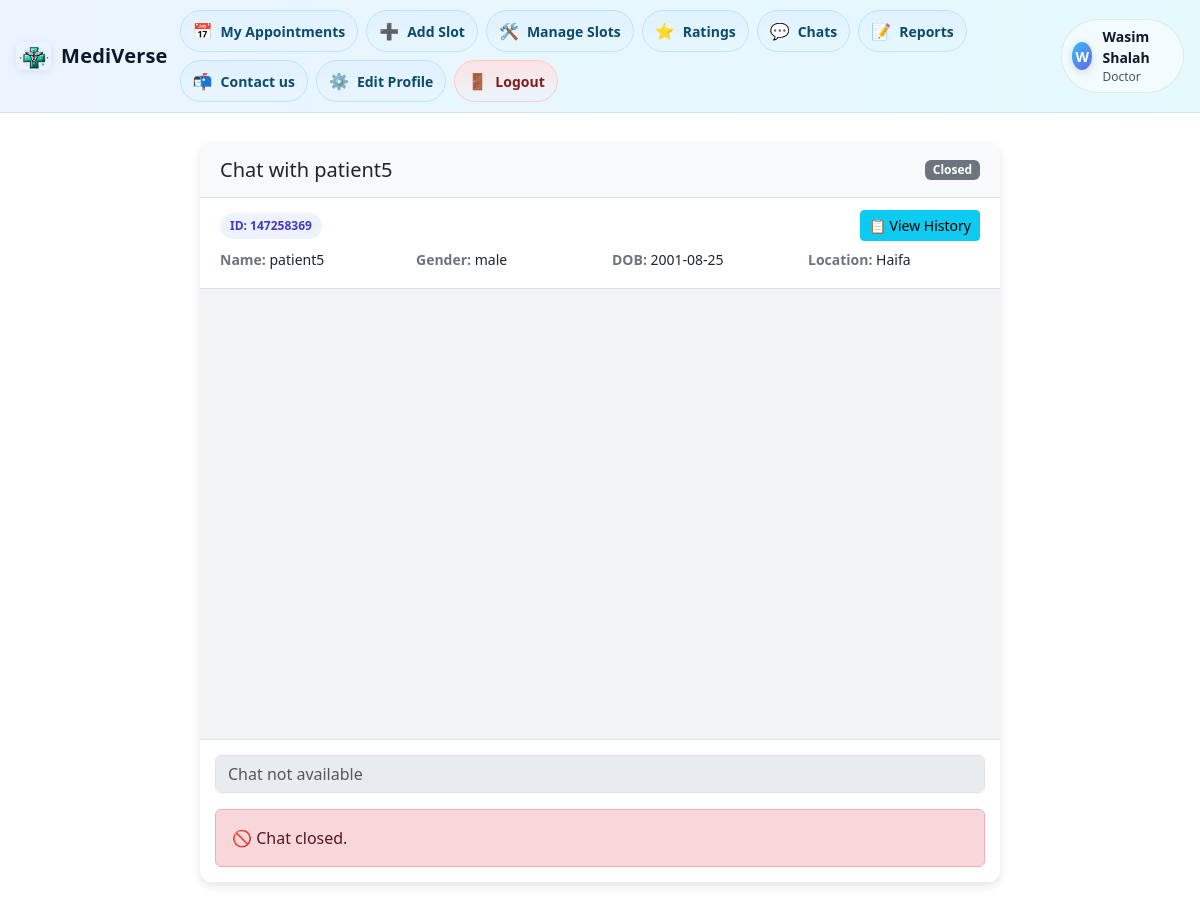
Page /labs/Doctors/Doctor/doctor_chat_window.php?chat_id=15 (signed in) on the committed database.
### tables this page shows
CREATE TABLE `chats` (
  `id` int(11) NOT NULL,
  `patient_id` int(11) NOT NULL,
  `doctor_id` int(11) NOT NULL,
  `created_at` datetime DEFAULT current_timestamp(),
  `status` enum('pending','accepted','closed') NOT NULL DEFAULT 'pending'
);

CREATE TABLE `users` (
  `id` int(11) NOT NULL,
  `name` varchar(100) NOT NULL,
  `username` varchar(50) NOT NULL,
  `email` varchar(100) NOT NULL,
  `email_verified` tinyint(1) NOT NULL DEFAULT 0,
  `verify_token` varchar(255) DEFAULT NULL,
  `verify_expires` datetime DEFAULT NULL,
  `profile_image` varchar(255) DEFAULT NULL,
  `phone` varchar(20) DEFAULT NULL,
  `location` varchar(100) DEFAULT NULL,
  `password` varchar(255) NOT NULL,
  `temp_password` tinyint(1) DEFAULT 0,
  `role` enum('patient','doctor','admin') DEFAULT 'patient',
  `gender` enum('male','female','other') DEFAULT NULL,
  `height_cm` decimal(5,2) DEFAULT NULL,
  `weight_kg` decimal(5,2) DEFAULT NULL,
  `bmi` decimal(5,2) DEFAULT NULL,
  `date_of_birth` date DEFAULT NULL,
  `license_number` varchar(50) DEFAULT NULL,
  `specialization_id` int(11) DEFAULT NULL,
  `is_active` tinyint(1) NOT NULL DEFAULT 1,
  `created_at` timestamp NOT NULL DEFAULT current_timestamp(),
  `reset_token` varchar(255) DEFAULT NULL,
  `token_expiry` datetime DEFAULT NULL,
  `user_id` int(10) NOT NULL,
  `block_reason` text DEFAULT NULL,
  `blocked_at` datetime DEFAULT NULL,
  `is_blocked` tinyint(1) DEFAULT 0,
  `user_deleted` tinyint(1) DEFAULT 0,
  `delete_reason` text DEFAULT NULL,
  `blocked_by` int(11) DEFAULT NULL,
  `deleted_by` int(11) DEFAULT NULL,
  `deleted_reason` varchar(255) DEFAULT NULL,
  `verification_code` varchar(10) DEFAULT NULL,
  `is_activated` tinyint(1) NOT NULL DEFAULT 0
);

### labs/Doctors/Doctor/doctor_chat_window.php (the view, shortened to what this page needs)
<?php
require_once '../config.php';
require '../navbar_loggedin.php';
$doctor_id = (int)$_SESSION['user_id'];
$chat_id   = isset($_GET['chat_id']) ? (int)$_GET['chat_id'] : 0;
$stmt = $conn->prepare("
    SELECT
        c.status,
        u.name AS patient_name,
        u.gender,
        u.date_of_birth,
        u.location,
        u.id   AS patient_id,
        u.user_id AS user_public_id
    FROM chats c
    JOIN users u ON c.patient_id = u.id
    WHERE c.id = ? AND c.doctor_id = ?
");
$stmt->bind_param("ii", $chat_id, $doctor_id);
$stmt->execute();
$result = $stmt->get_result();
$chat           = $result->fetch_assoc();
$status         = $chat['status'];
$patient_name   = $chat['patient_name'];
$gender         = $chat['gender'];
$dob            = $chat['date_of_birth'];
$location       = $chat['location'];
$patient_id     = (int)$chat['patient_id'];
$user_public_id = (int)$chat['user_public_id'];
?>
<!DOCTYPE html>
<html>
<head>
    <link href="https://cdn.jsdelivr.net/npm/bootstrap@5.3.2/dist/css/bootstrap.min.css" rel="stylesheet">
</head>
<body>
<div class="container">
    <div class="chat-container">
        <div class="chat-header">
            <h5 class="mb-0">Chat with <?= htmlspecialchars($patient_name) ?></h5>
            <span class="badge bg-<?= $status === 'accepted' ? 'success' : ($status === 'pending' ? 'warning' : 'secondary') ?>">
                <?= ucfirst($status) ?>
            </span>
        </div>
        <div class="patient-info">
            <div class="d-flex align-items-center justify-content-between flex-wrap">
                <div class="mb-2">
                    <span class="pill">ID: <?= $user_public_id ?></span>
                </div>
                <div class="mb-2">
                    <a href="patient_history.php?patient_id=<?= $patient_id ?>" class="btn btn-sm btn-info">📋 View History</a>
                </div>
            </div>
            <div class="row small">
                <div class="col-md-3"><span class="label">Name:</span> <?= htmlspecialchars($patient_name) ?></div>
                <div class="col-md-3"><span class="label">Gender:</span> <?= htmlspecialchars($gender ?: 'Not specified') ?></div>
                <div class="col-md-3"><span class="label">DOB:</span> <?= htmlspecialchars($dob ?: 'Not provided') ?></div>
                <div class="col-md-3"><span class="label">Location:</span> <?= htmlspecialchars($location ?: 'Not provided') ?></div>
            </div>
        </div>
        <div class="chat-box" id="chat-messages">
        </div>
        <div class="chat-footer">
            <?php if ($status === 'accepted'): ?>
                <form id="message-form" method="POST" action="../send_message.php" class="d-flex gap-2">
                    <input type="hidden" name="chat_id" value="<?= $chat_id ?>">
                    <input type="text" name="message" id="message-input" class="form-control" placeholder="Type your message...">
                    <button type="button" class="btn btn-outline-secondary" onclick="startDictation()" title="Voice to Text">🎤</button>
                    <button type="submit" class="btn btn-primary">Send</button>
                </form>
            <?php else: ?>
                <input type="text" class="form-control" placeholder="Chat not available" disabled>
            <?php endif; ?>
            <?php if ($status === 'pending'): ?>
                <div class="alert alert-info mt-3 mb-0">⏳ Waiting for patient/system to accept…</div>
                <form method="POST" action="update_chat_status.php" class="mt-2">
                    <input type="hidden" name="chat_id" value="<?= $chat_id ?>">
                    <input type="hidden" name="status" value="accepted">
                    <button class="btn btn-success btn-sm">✅ Accept Chat</button>
                </form>
            <?php elseif ($status === 'closed'): ?>
                <div class="alert alert-danger mt-3 mb-0">🚫 Chat closed.</div>
            <?php endif; ?>
        </div>
    </div>
</div>
</body>
</html>

### labs/Doctors/navbar_loggedin.php (style rules this page uses)
:root { --bg: rgba(255,255,255,.65); --bg-dark: rgba(17,24,39,.65); --fg: #0f172a; --fg-subtle:#475569; --ring: rgba(59,130,246,.35); }

### labs/Doctors/Doctor/doctor_chat_window.php (style rules this page uses)
.chat-container { max-width: 800px; margin: 30px auto; background: #fff; border-radius: 12px; box-shadow: 0 4px 10px rgba(0,0,0,0.1); overflow: hidden; }
.chat-header { padding: 15px 20px; background: #f8f9fa; border-bottom: 1px solid #dee2e6; display: flex; justify-content: space-between; align-items: center; }
.chat-box { height: 450px; overflow-y: auto; padding: 20px; background-color: #f1f3f5; }
.chat-footer { border-top: 1px solid #dee2e6; padding: 15px; background: #fff; }
.patient-info { background: #ffffff; border-bottom: 1px solid #dee2e6; padding: 12px 20px; }
.patient-info .row > div { margin-bottom: 6px; }
.patient-info .label { color:#6c757d; font-weight:600; }
.patient-info .pill { display:inline-block; background:#eef2ff; color:#4338ca; padding:4px 10px; border-radius:999px; font-weight:600; font-size:12px; }

### rows in the picture
chats: patient.name "patient5", status "Closed", patient.user_id "147258369", patient.gender "male", patient.date_of_birth "2001-08-25", patient.location "Haifa"

### other values in the picture
$initial "W"
$name ?: 'User' "Wasim Shalah"
$role "Doctor"
